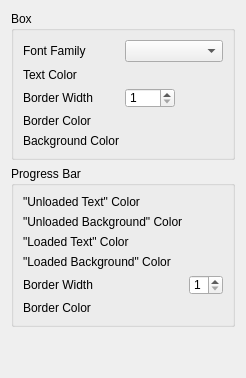
      <widget class="QWidget" name="tab_Loader">
       <attribute name="title">
        <string>Loader</string>
       </attribute>
       <layout class="QVBoxLayout" name="verticalLayout_4">
        <item>
         <widget class="QGroupBox" name="groupBox_Box">
          <property name="font">
           <font>
            <weight>50</weight>
            <bold>false</bold>
           </font>
          </property>
          <property name="title">
           <string>Box</string>
          </property>
          <layout class="QHBoxLayout" name="horizontalLayout_3">
           <item>
            <layout class="QFormLayout" name="formLayout_2">
             <property name="fieldGrowthPolicy">
              <enum>QFormLayout::AllNonFixedFieldsGrow</enum>
             </property>
             <item row="0" column="0">
              <widget class="QLabel" name="label_Box_FontFamily">
               <property name="text">
                <string>Font Family</string>
               </property>
              </widget>
             </item>
             <item row="1" column="0">
              <widget class="QLabel" name="label_Box_TextColor">
               <property name="text">
                <string>Text Color</string>
               </property>
              </widget>
             </item>
             <item row="1" column="1">
              <widget class="CColorPicker" name="cColorPicker_Box_TextColor"/>
             </item>
             <item row="3" column="0">
              <widget class="QLabel" name="label_Box_BorderWidth">
               <property name="text">
                <string>Border Width</string>
               </property>
              </widget>
             </item>
             <item row="3" column="1">
              <widget class="QSpinBox" name="spinBox_Box_BorderWidth">
               <property name="maximumSize">
                <size>
                 <width>50</width>
                 <height>20</height>
                </size>
               </property>
               <property name="minimum">
                <number>1</number>
               </property>
               <property name="maximum">
                <number>9</number>
               </property>
               <property name="value">
                <number>1</number>
               </property>
              </widget>
             </item>
             <item row="4" column="0">
              <widget class="QLabel" name="label_Box_BorderColor">
               <property name="text">
                <string>Border Color</string>
               </property>
              </widget>
             </item>
             <item row="4" column="1">
              <widget class="CColorPicker" name="cColorPicker_Box_BorderColor"/>
             </item>
             <item row="5" column="0">
              <widget class="QLabel" name="label_Box_BackgroundColor">
               <property name="text">
                <string>Background Color</string>
               </property>
              </widget>
             </item>
             <item row="5" column="1">
              <widget class="CColorPicker" name="cColorPicker_Box_BackgroundColor"/>
             </item>
             <item row="0" column="1">
              <widget class="QComboBox" name="comboBox_Box_FontFamily"/>
             </item>
            </layout>
           </item>
          </layout>
         </widget>
        </item>
        <item>
         <widget class="QGroupBox" name="groupBox_ProgressBar">
          <property name="font">
           <font>
            <weight>50</weight>
            <bold>false</bold>
           </font>
          </property>
          <property name="title">
           <string>Progress Bar</string>
          </property>
          <layout class="QHBoxLayout" name="horizontalLayout_4">
           <item>
            <layout class="QFormLayout" name="formLayout_3">
             <property name="fieldGrowthPolicy">
              <enum>QFormLayout::AllNonFixedFieldsGrow</enum>
             </property>
             <item row="0" column="0">
              <widget class="QLabel" name="label_ProgressBar_UnloadedTextColor">
               <property name="text">
                <string>&quot;Unloaded Text&quot; Color</string>
               </property>
              </widget>
             </item>
             <item row="0" column="1">
              <widget class="CColorPicker" name="cColorPicker_ProgressBar_UnloadedTextColor"/>
             </item>
             <item row="1" column="0">
              <widget class="QLabel" name="label_ProgressBar_UnloadedBackgroundColor">
               <property name="text">
                <string>&quot;Unloaded Background&quot; Color</string>
               </property>
              </widget>
             </item>
             <item row="1" column="1">
              <widget class="CColorPicker" name="cColorPicker_ProgressBar_UnloadedBackgroundColor"/>
             </item>
             <item row="2" column="0">
              <widget class="QLabel" name="label_ProgressBar_LoadedTextColor">
               <property name="text">
                <string>&quot;Loaded Text&quot; Color</string>
               </property>
              </widget>
             </item>
             <item row="2" column="1">
              <widget class="CColorPicker" name="cColorPicker_ProgressBar_LoadedTextColor"/>
             </item>
             <item row="3" column="0">
              <widget class="QLabel" name="label_ProgressBar_LoadedBackgroundColor">
               <property name="text">
                <string>&quot;Loaded Background&quot; Color</string>
               </property>
              </widget>
             </item>
             <item row="3" column="1">
              <widget class="CColorPicker" name="cColorPicker_ProgressBar_LoadedBackgroundColor"/>
             </item>
             <item row="4" column="0">
              <widget class="QLabel" name="label_ProgressBar_BorderWidth">
               <property name="text">
                <string>Border Width</string>
               </property>
              </widget>
             </item>
             <item row="4" column="1">
              <widget class="QSpinBox" name="spinBox_ProgressBar_BorderWidth">
               <property name="maximumSize">
                <size>
                 <width>50</width>
                 <height>20</height>
                </size>
               </property>
               <property name="minimum">
                <number>1</number>
               </property>
               <property name="maximum">
                <number>9</number>
               </property>
               <property name="value">
                <number>1</number>
               </property>
              </widget>
             </item>
             <item row="5" column="0">
              <widget class="QLabel" name="label_ProgressBar_BorderColor">
               <property name="text">
                <string>Border Color</string>
               </property>
              </widget>
             </item>
             <item row="5" column="1">
              <widget class="CColorPicker" name="cColorPicker_ProgressBar_BorderColor"/>
             </item>
            </layout>
           </item>
          </layout>
         </widget>
        </item>
        <item>
         <spacer name="verticalSpacer">
          <property name="orientation">
           <enum>Qt::Vertical</enum>
          </property>
          <property name="sizeHint" stdset="0">
           <size>
            <width>20</width>
            <height>40</height>
           </size>
          </property>
         </spacer>
        </item>
       </layout>
      </widget>
